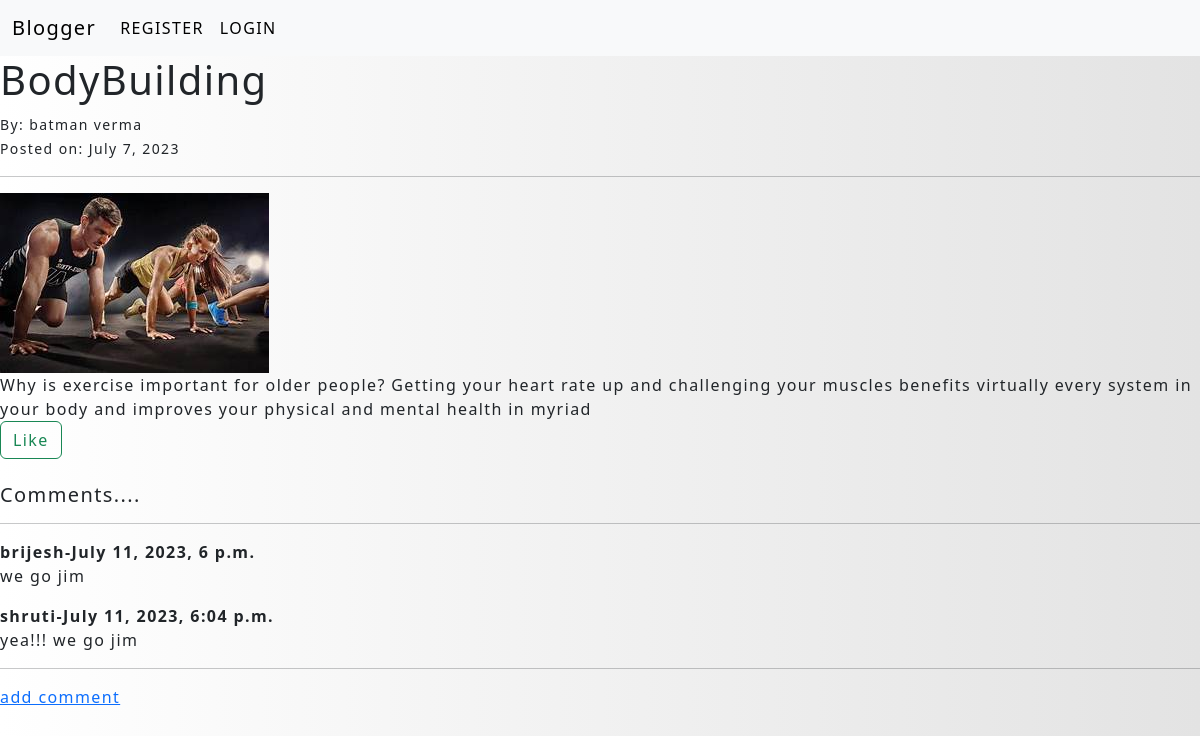
Page /article/21 on the committed database.
### theblog/models.py (models this page shows, shortened)
class Post(models.Model):
    title= models.CharField(max_length=100)
    header_image= models.ImageField(null=True, blank=True, upload_to='image/')
    desc= models.TextField(max_length=1000)
    posted_on= models.DateField(auto_now_add=True)
    posted_by= models.ForeignKey(User, on_delete=models.CASCADE)
    likes= models.ManyToManyField(User, related_name='liked_posts')

class Comment(models.Model):
    post = models.ForeignKey(Post, on_delete=models.CASCADE, related_name='comments')
    name = models.CharField(max_length=100)
    body = models.TextField()
    date = models.DateTimeField(auto_now_add=True)

### theblog/views.py (the view)
# urls.py: path('article/<int:pk>', ArticleDetailView.as_view(), name= 'article-detail'),
class ArticleDetailView(DetailView):
    model: Post
    template_name= 'article_detail.html'
    queryset = Post.objects.all()

### templates/article_detail.html (shortened to what this page needs)
{% extends 'base.html' %}
    {% block content %}
    <h1> {{ post.title}} </h1>
        <small> By: {{post.posted_by.first_name}} {{post.posted_by.last_name}}</small>
        <br>
        <small> Posted on: {{post.posted_on}} </small>
        <hr>
        {% if post.header_image %}
        <img src="{{post.header_image.url}}" >
        {% endif %}
        <br>
        {{post.desc|slice:":200"|safe }}
        <form method= "POST">
            <button type="submit" class="btn btn-outline-success">Like</button>
        </form>
        <br>
        <h5>Comments....</h5>
        <hr>
        {% for comment in post.comments.all %}
            <strong>{{comment.name}}-{{comment.date}}</strong>
            <p>{{comment.body}} </p>
        {% endfor %}
        <hr>
        <a href="{% url 'add_comment' post.pk %}"> add comment</a>
    {% endblock content %}

### static/css/home.css (style rules this page uses)
:root { --color: #3c3163; --transition-time: 0.5s; }
* { box-sizing: border-box; }
body { margin: 0; min-height: 100vh; font-family: 'Open Sans'; background: #fafafa; }
a { color: inherit; }

### static/css/teams.css (style rules this page uses)
body { margin-top:20px; background:#eee; }

### static/css/userprofile.css (style rules this page uses)
body { background: rgb(99, 39, 120) }

### static/css/contact.css (style rules this page uses)
*, *:before, *:after { box-sizing: border-box; -webkit-font-smoothing: antialiased; -moz-osx-font-smoothing: grayscale; }
body { background: linear-gradient(to right, #ffffff 0%, #e3e3e3 100%); font-size: 12px; }
body, button, input { font-family: 'Montserrat', sans-serif; font-weight: 700; letter-spacing: 1.4px; }

### rows in the picture
Post: title "BodyBuilding", posted_by.first_name "batman", posted_by.last_name "verma", posted_on "July 7, 2023", header_image (picture), desc "Why is exercise important for older people? Getting your heart rate up and challenging your muscles benefits virtually every system in your body and improves your physical and mental health in myriad"
Comment: name "brijesh", date "July 11, 2023, 6 p.m.", body "we go jim"
Comment: name "shruti", date "July 11, 2023, 6:04 p.m.", body "yea!!! we go jim"
